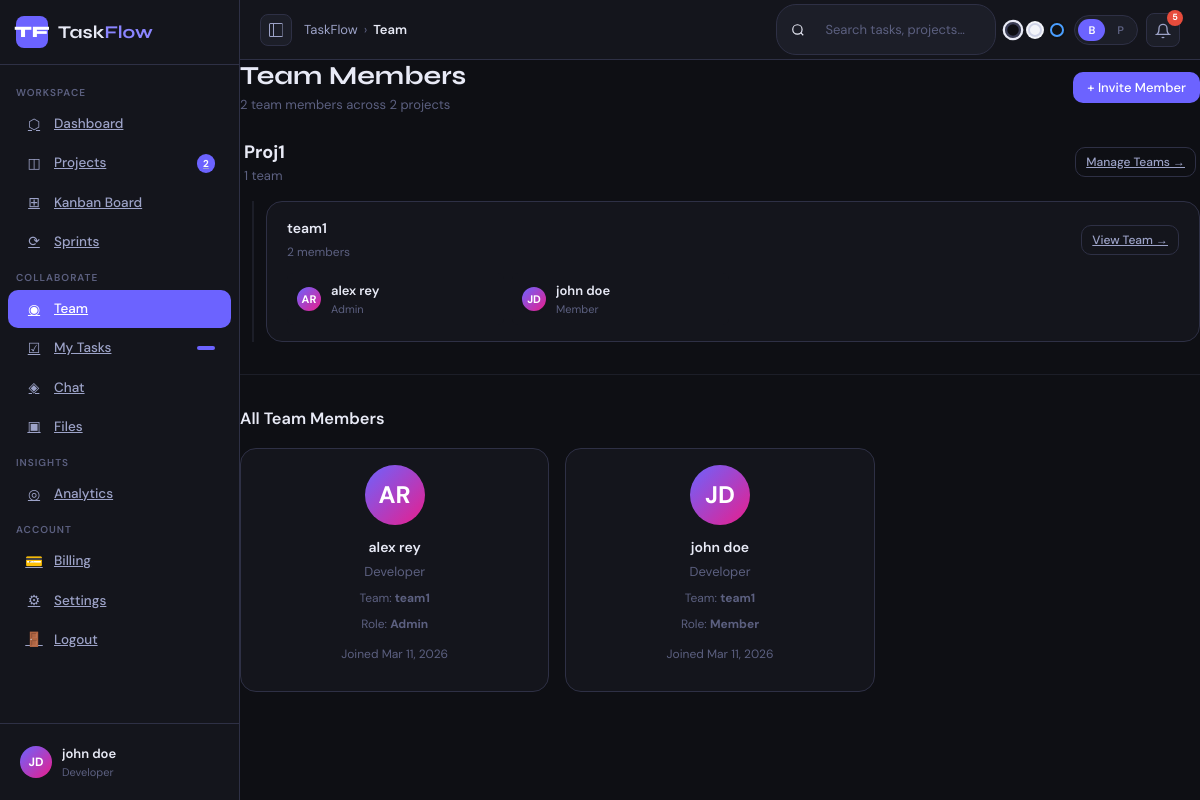
The app's page /team/ (signed in) with its own data.
### accounts/models.py (models this page shows, shortened)
class UserProfile(models.Model):
    ROLE_CHOICES = [
        ('project_manager', 'Project Manager'),
        ('developer', 'Developer'),
        ('designer', 'Designer'),
        ('admin', 'Admin'),
    ]
    MODE_CHOICES = [
        ('beginner', 'Beginner'),
        ('professional', 'Professional'),
    ]
    user = models.OneToOneField(User, on_delete=models.CASCADE, related_name='profile')
    bio = models.TextField(blank=True, null=True)
    role = models.CharField(max_length=20, choices=ROLE_CHOICES, default='developer')
    avatar = models.ImageField(upload_to='avatars/', blank=True, null=True)
    mode = models.CharField(max_length=20, choices=MODE_CHOICES, default='beginner')
    is_active = models.BooleanField(default=True)
    created_at = models.DateTimeField(auto_now_add=True)
    updated_at = models.DateTimeField(auto_now=True)
    class Meta:
        ordering = ['-created_at']

### projects/models.py (models this page shows, shortened)
class Project(models.Model):
    STATUS_CHOICES = [
        ('active', 'Active'),
        ('paused', 'Paused'),
        ('completed', 'Completed'),
        ('archived', 'Archived'),
    ]
    name = models.CharField(max_length=255)
    description = models.TextField(blank=True, null=True)
    owner = models.ForeignKey(User, on_delete=models.CASCADE, related_name='owned_projects')
    status = models.CharField(max_length=20, choices=STATUS_CHOICES, default='active')
    start_date = models.DateField()
    end_date = models.DateField(blank=True, null=True)
    color = models.CharField(max_length=7, default='#6c63ff')  # Hex color for project badge
    is_public = models.BooleanField(default=False)
    created_at = models.DateTimeField(auto_now_add=True)
    updated_at = models.DateTimeField(auto_now=True)
    members = models.ManyToManyField(User, related_name='projects_as_member', blank=True)
    class Meta:
        ordering = ['-created_at']

### teams/models.py (models this page shows, shortened)
class Team(models.Model):
    name = models.CharField(max_length=255)
    description = models.TextField(blank=True, null=True)
    project = models.ForeignKey(Project, on_delete=models.CASCADE, related_name='teams')
    owner = models.ForeignKey(User, on_delete=models.CASCADE, related_name='owned_teams')
    created_at = models.DateTimeField(auto_now_add=True)
    updated_at = models.DateTimeField(auto_now=True)
    class Meta:
        ordering = ['-created_at']

class TeamMember(models.Model):
    ROLE_CHOICES = [
        ('admin', 'Admin'),
        ('member', 'Member'),
        ('viewer', 'Viewer'),
    ]
    team = models.ForeignKey(Team, on_delete=models.CASCADE, related_name='members')
    user = models.ForeignKey(User, on_delete=models.CASCADE, related_name='team_memberships')
    role = models.CharField(max_length=20, choices=ROLE_CHOICES, default='member')
    joined_at = models.DateTimeField(auto_now_add=True)
    class Meta:
        unique_together = ['team', 'user']
        ordering = ['role', '-joined_at']

### teams/views.py (the view)
# urls.py: path('', views.team_members, name='team'),
@login_required(login_url='login')
def team_members(request):
    projects = Project.objects.filter(
        Q(owner=request.user) | Q(members=request.user)
    ).distinct().prefetch_related('teams__members__user')
    projects_with_teams = []
    for project in projects:
        teams = project.teams.all().order_by('-created_at')
        if teams.exists():
            projects_with_teams.append({
                'project': project,
                'teams': teams
            })
    team_memberships = TeamMember.objects.filter(
        team__project__in=projects
    ).select_related('user', 'team')
    context = {
        'team_members': team_memberships,
        'projects_with_teams': projects_with_teams,
        'members_count': team_memberships.count(),
        'projects_count': projects.count(),
        'projects': projects,
    }
    return render(request, 'team.html', context)

### dashboard/context_processors.py (called while the page is built)
def notifications_context(request):
    if request.user.is_authenticated:
        notifications_count = Notification.objects.filter(
            user=request.user,
            is_read=False
        ).count()
    else:
        notifications_count = 0
    return {
        'notifications_count': notifications_count,
    }

### templates/team.html (shortened to what this page needs)
{% extends "base.html" %}
{% load static %}
{% block breadcrumb %}Team{% endblock %}
{% block content %}
<div class="page-header flex-between">
  <div>
    <div class="page-title">Team Members</div>
    <div class="page-subtitle">{{ members_count }} team members across {{ projects_count }} project{{ projects_count|pluralize }}</div>
  </div>
  <button class="btn btn-primary" onclick="openModal('invite-member-modal')">+ Invite Member</button>
</div>
{% if projects_with_teams %}
<div style="display:grid;gap:24px;margin-bottom:24px">
  {% for item in projects_with_teams %}
  <div>
    <div style="display:flex;align-items:center;gap:12px;margin-bottom:16px;padding:0 4px">
      <div style="flex:1">
        <h3 style="font-weight:700;font-size:18px">{{ item.project.name }}</h3>
        <p style="font-size:13px;color:var(--text3)">{{ item.teams|length }} team{{ item.teams|length|pluralize }}</p>
      </div>
      <a href="{% url 'project_teams' item.project.id %}" class="btn btn-sm btn-ghost">Manage Teams →</a>
    </div>
    <div style="display:grid;gap:12px;margin-left:12px;padding-left:12px;border-left:2px solid var(--bg3)">
      {% for team in item.teams %}
      <div class="card">
        <div class="card-body">
          <div style="display:flex;align-items:center;justify-content:space-between;margin-bottom:12px">
            <div>
              <h4 style="font-weight:600;margin-bottom:4px">{{ team.name }}</h4>
              <p style="font-size:12px;color:var(--text3)">{{ team.members.count }} member{{ team.members.count|pluralize }}</p>
            </div>
            <a href="{% url 'team_detail' team.id %}" class="btn btn-sm btn-ghost">View Team →</a>
          </div>
          <div style="display:grid;grid-template-columns:repeat(auto-fill,minmax(200px,1fr));gap:8px">
            {% for member in team.members.all %}
            <div style="display:flex;align-items:center;gap:8px;padding:8px;background:var(--bg2);border-radius:6px;font-size:13px">
              <div class="avatar-sm" style="background:linear-gradient(135deg,#6c63ff,#e91e8c);flex-shrink:0">
                {{ member.user.first_name|first|upper }}{{ member.user.last_name|first|upper }}
              </div>
              <div style="flex:1;min-width:0">
                <div style="font-weight:600;overflow:hidden;text-overflow:ellipsis;white-space:nowrap">{{ member.user.get_full_name }}</div>
                <div style="color:var(--text3);font-size:11px">{{ member.get_role_display }}</div>
              </div>
            </div>
            {% empty %}
            <div style="grid-column:1/-1;text-align:center;padding:12px;color:var(--text3);font-size:13px">
              No members in this team
            </div>
            {% endfor %}
          </div>
        </div>
      </div>
      {% endfor %}
    </div>
  </div>
  {% endfor %}
</div>
{% else %}
<div style="text-align:center;padding:40px;color:var(--text3)">
  <div style="font-size:18px;margin-bottom:10px">No teams yet</div>
  <p>Create a project and add teams to start building your team structure.</p>
</div>
{% endif %}
{% if team_members %}
<div style="margin-top:32px;padding-top:32px;border-top:1px solid var(--bg3)">
  <h3 style="font-weight:600;margin-bottom:16px">All Team Members</h3>
  <div style="display:grid;grid-template-columns:repeat(auto-fill,minmax(300px,1fr));gap:16px;">
    {% for member in team_members %}
    <div class="card">
      <div class="card-body" style="text-align:center">
        <div class="user-avatar" style="width:60px;height:60px;font-size:24px;margin:0 auto 12px;display:flex;align-items:center;justify-content:center">
          {{ member.user.first_name|first|upper }}{{ member.user.last_name|first|upper }}
        </div>
        <div style="font-weight:600;margin-bottom:4px">{{ member.user.get_full_name }}</div>
        <div style="font-size:13px;color:var(--text3);margin-bottom:8px">{{ member.user.profile.get_role_display }}</div>
        <div style="font-size:12px;color:var(--text3);margin-bottom:8px">
          Team: <strong>{{ member.team.name }}</strong>
        </div>
        <div style="font-size:12px;color:var(--text3);margin-bottom:12px">
          Role: <strong>{{ member.get_role_display }}</strong>
        </div>
        <div style="font-size:12px;color:var(--text3);margin-bottom:12px">
          Joined {{ member.joined_at|date:"M d, Y" }}
        </div>
      </div>
    </div>
    {% endfor %}
  </div>
</div>
{% endif %}
{% endblock %}

### templates/base.html (shortened to what this page needs)
{% load static %}
<!DOCTYPE html>
<html lang="en">
<head>
<link rel="stylesheet" href="{% static 'style.css' %}">
</head>
<body>
<div id="app">
  <nav id="sidebar">
    <div class="logo-area">
      <div class="logo-icon">TF</div>
      <div class="logo-text">Task<span>Flow</span></div>
    </div>
    <div class="sidebar-nav">
      <div class="sidebar-section-title">Workspace</div>
      <a href="{% url 'dashboard' %}" class="nav-item {% if request.resolver_match.url_name == 'dashboard' %}active{% endif %}" data-tooltip="Home Dashboard">
        <div class="nav-icon">⬡</div>
        <span class="nav-label">Dashboard</span>
      </a>
      <a href="{% url 'projects_list' %}" class="nav-item {% if request.resolver_match.url_name == 'projects_list' %}active{% endif %}" data-tooltip="All Projects">
        <div class="nav-icon">◫</div>
        <span class="nav-label">Projects</span>
        <span class="nav-badge">{{ projects_count }}</span>
      </a>
      <a href="{% url 'kanban' %}" class="nav-item {% if request.resolver_match.url_name == 'kanban' %}active{% endif %}" data-tooltip="Kanban Board">
        <div class="nav-icon">⊞</div>
        <span class="nav-label">Kanban Board</span>
      </a>
      <a href="{% url 'sprints' %}" class="nav-item {% if request.resolver_match.url_name == 'sprints' %}active{% endif %}" data-tooltip="Sprint Manager">
        <div class="nav-icon">⟳</div>
        <span class="nav-label">Sprints</span>
      </a>
      <div class="sidebar-section-title">Collaborate</div>
      <a href="{% url 'team' %}" class="nav-item {% if request.resolver_match.url_name == 'team' %}active{% endif %}" data-tooltip="Team Members">
        <div class="nav-icon">◉</div>
        <span class="nav-label">Team</span>
      </a>
      <a href="{% url 'my_tasks' %}" class="nav-item " data-tooltip="My Tasks"><div class="nav-icon">☑</div><span class="nav-label">My Tasks</span><span class="nav-badge"></span></a>
      <a href="{% url 'chat:chat' %}" class="nav-item {% if request.resolver_match.url_name == 'chat' %}active{% endif %}" data-tooltip="Messages &amp; Chat"><div class="nav-icon">◈</div><span class="nav-label">Chat</span></a>
      <a href="{% url 'files' %}" class="nav-item {% if request.resolver_match.url_name == 'files' %}active{% endif %}" data-tooltip="File Manager">
        <div class="nav-icon">▣</div>
        <span class="nav-label">Files</span>
      </a>
      <div class="sidebar-section-title">Insights</div>
      <a href="{% url 'analytics' %}" class="nav-item {% if request.resolver_match.url_name == 'analytics' %}active{% endif %}" data-tooltip="Analytics">
        <div class="nav-icon">◎</div>
        <span class="nav-label">Analytics</span>
      </a>
      <div class="sidebar-section-title">Account</div>
      <a href="{% url 'billing' %}" class="nav-item {% if request.resolver_match.url_name == 'billing' %}active{% endif %}" data-tooltip="Billing">
        <div class="nav-icon">💳</div>
        <span class="nav-label">Billing</span>
      </a>
      <a href="{% url 'settings' %}" class="nav-item {% if request.resolver_match.url_name == 'settings' %}active{% endif %}" data-tooltip="Settings">
        <div class="nav-icon">⚙</div>
        <span class="nav-label">Settings</span>
      </a>
      <a href="{% url 'logout' %}" class="nav-item" data-tooltip="Logout">
        <div class="nav-icon">🚪</div>
        <span class="nav-label">Logout</span>
      </a>
    </div>
    <div class="sidebar-footer">
      <div class="user-card">
        <div class="user-avatar">{{ user.first_name|first|upper }}{{ user.last_name|first|upper }}</div>
        <div class="sidebar-footer-text">
          <div class="user-name">{{ user.get_full_name }}</div>
          <div class="user-role">{{ user.profile.get_role_display }}</div>
        </div>
      </div>
    </div>
  </nav>
  <div id="main">
    <div id="topbar">
      <button class="topbar-toggle-btn" onclick="toggleSidebar()" data-tooltip="Toggle sidebar">
        <svg width="16" height="16" fill="currentColor" viewBox="0 0 16 16"><path d="M1 2.5A1.5 1.5 0 0 1 2.5 1h11A1.5 1.5 0 0 1 15 2.5v11a1.5 1.5 0 0 1-1.5 1.5h-11A1.5 1.5 0 0 1 1 13.5zM2.5 2a.5.5 0 0 0-.5.5v11a.5.5 0 0 0 .5.5H5V2zm12 .5a.5.5 0 0 0-.5-.5H6v12h8a.5.5 0 0 0 .5-.5z"/></svg>
      </button>
      <div class="topbar-breadcrumb">
        <span class="crumb" onclick="window.location.href='{% url 'dashboard' %}'">TaskFlow</span>
        <span>›</span>
        <span class="crumb current" id="breadcrumb-current">{% block breadcrumb %}Dashboard{% endblock %}</span>
      </div>
      <div class="topbar-right">
        <div class="search-bar">
          <svg width="14" height="14" fill="none" stroke="currentColor" stroke-width="2" viewBox="0 0 24 24"><circle cx="11" cy="11" r="8"/><path d="m21 21-4.35-4.35"/></svg>
          <input type="text" placeholder="Search tasks, projects…" id="search-input">
        </div>
        <div class="theme-switcher" data-tooltip="Switch theme">
          <div class="theme-dot dark active" onclick="setTheme('dark')"></div>
          <div class="theme-dot light" onclick="setTheme('light')"></div>
          <div class="theme-dot pro" onclick="setTheme('pro')"></div>
        </div>
        <div class="mode-toggle" data-tooltip="Switch mode">
          <button class="mode-btn {% if user.profile.mode == 'beginner' %}active{% endif %}" onclick="switchMode('beginner', this)" title="Beginner">B</button>
          <button class="mode-btn {% if user.profile.mode == 'professional' %}active{% endif %}" onclick="switchMode('professional', this)" title="Professional">P</button>
        </div>
        <div class="icon-btn dropdown" onclick="toggleNotifDropdown()" data-tooltip="Notifications">
          <svg width="16" height="16" fill="none" stroke="currentColor" stroke-width="2" viewBox="0 0 24 24"><path d="M18 8A6 6 0 0 0 6 8c0 7-3 9-3 9h18s-3-2-3-9"/><path d="M13.73 21a2 2 0 0 1-3.46 0"/></svg>
          <span class="badge" id="notif-count">{{ notifications_count }}</span>
        </div>
      </div>
    </div>
    <div id="content">
      {% block content %}{% endblock %}
    </div>
  </div>
</div>
</body>
</html>

### records on screen
Project: project.name "Proj1", teams|length "1"
Team: name "team1", members.count "2"
TeamMember: user.first_name|first "A", user.last_name|first "R", user.get_full_name "alex rey", role "Admin", user.profile.role "Developer", team.name "team1", joined_at "Mar 11, 2026"
TeamMember: user.first_name|first "J", user.last_name|first "D", user.get_full_name "john doe", role "Member", user.profile.role "Developer", team.name "team1", joined_at "Mar 11, 2026"

### other values on screen
{{ projects_count }} "2"
{{ user.first_name|first|upper }} "J"
{{ user.last_name|first|upper }} "D"
{{ user.get_full_name }} "john doe"
{{ user.profile.get_role_display }} "Developer"
{{ notifications_count }} "5"
{{ members_count }} "2"
